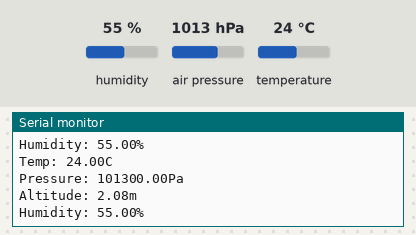
A sketch run on a simulated Arduino Uno, built with avr-gcc and run on an emulated ATmega328P. Parts: the last lines printed to the serial monitor. The inputs (shaded band) are chosen by the test bench; at power-on: humidity 55 %, air pressure 1013 hPa, temperature 24 °C.

Above: at 1.2 s.
1.3 s: humidity set to 22 %
At 2.6 s:
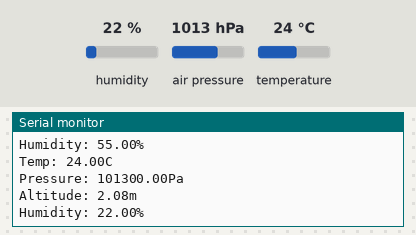
2.8 s: air pressure set to 952 hPa
At 3.9 s:
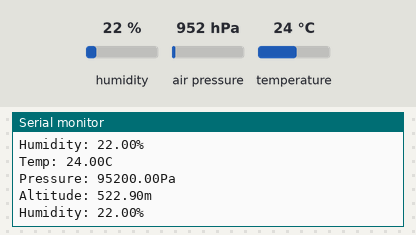

The sketch:

Barometer_Example1_SerialMonitor.ino
```cpp
#include "Seeed_BME280.h"
#include <Wire.h>
BME280 bme280;
void setup() {
  Serial.begin(9600);
  if (!bme280.init()) {
    Serial.println("Device error!");
  }
}
void loop() {
  float pressure;
  //get temperatures
  Serial.print("Temp: ");
  Serial.print(bme280.getTemperature());
  Serial.println("C");

  //get atmospheric pressure data
  Serial.print("Pressure: ");
  Serial.print(pressure = bme280.getPressure());
  Serial.println("Pa");

  //get altitude data
  Serial.print("Altitude: ");
  Serial.print(bme280.calcAltitude(pressure));
  Serial.println("m");

  //get humidity data
  Serial.print("Humidity: ");
  Serial.print(bme280.getHumidity());
  Serial.println("%");
  delay(1000);
}
```

Measured:
- after the input at 1.3 s, the serial monitor: prints a new line after 0.77 s (image 1)
- after the input at 2.8 s, the serial monitor: prints a new line after 0.24 s (image 2)
